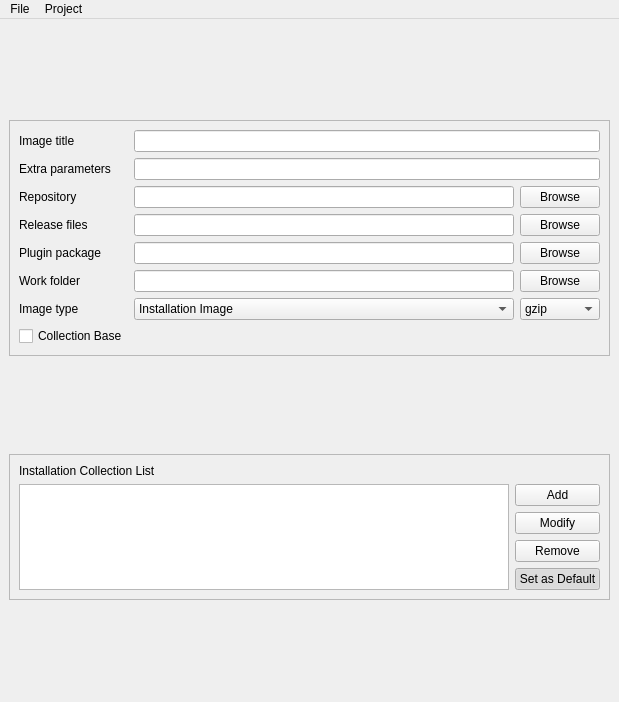
<?xml version="1.0" encoding="UTF-8"?>
<ui version="4.0">
 <class>MainWindow</class>
 <widget class="QMainWindow" name="MainWindow">
  <property name="geometry">
   <rect>
    <x>0</x>
    <y>0</y>
    <width>619</width>
    <height>702</height>
   </rect>
  </property>
  <property name="windowTitle">
   <string>Pardusman</string>
  </property>
  <property name="windowIcon">
   <iconset resource="raw.qrc">
    <normaloff>:/raw/pics/pardusman.png</normaloff>:/raw/pics/pardusman.png</iconset>
  </property>
  <widget class="QWidget" name="centralwidget">
   <layout class="QGridLayout" name="gridLayout_5">
    <item row="0" column="0">
     <widget class="QFrame" name="frame">
      <property name="sizePolicy">
       <sizepolicy hsizetype="Preferred" vsizetype="Fixed">
        <horstretch>0</horstretch>
        <verstretch>0</verstretch>
       </sizepolicy>
      </property>
      <property name="frameShape">
       <enum>QFrame::StyledPanel</enum>
      </property>
      <property name="frameShadow">
       <enum>QFrame::Raised</enum>
      </property>
      <layout class="QGridLayout" name="gridLayout_2">
       <item row="0" column="0">
        <layout class="QGridLayout" name="gridLayout">
         <item row="0" column="0">
          <widget class="QLabel" name="label">
           <property name="text">
            <string>Image title</string>
           </property>
          </widget>
         </item>
         <item row="0" column="2" colspan="2">
          <widget class="QLineEdit" name="lineTitle">
           <property name="toolTip">
            <string>The title of the Pardus image</string>
           </property>
          </widget>
         </item>
         <item row="1" column="0">
          <widget class="QLabel" name="label_5">
           <property name="text">
            <string>Extra parameters</string>
           </property>
          </widget>
         </item>
         <item row="1" column="2" colspan="2">
          <widget class="QLineEdit" name="lineParameters">
           <property name="toolTip">
            <string>Extra parameters to pass to the kernel command line during boot.</string>
           </property>
          </widget>
         </item>
         <item row="2" column="0">
          <widget class="QLabel" name="label_3">
           <property name="text">
            <string>Repository</string>
           </property>
          </widget>
         </item>
         <item row="2" column="2">
          <widget class="QLineEdit" name="lineRepository">
           <property name="toolTip">
            <string>Local or remote URL of the repository index from which the image will be created</string>
           </property>
          </widget>
         </item>
         <item row="2" column="3">
          <widget class="QPushButton" name="pushBrowseRepository">
           <property name="text">
            <string>Browse</string>
           </property>
          </widget>
         </item>
         <item row="3" column="0">
          <widget class="QLabel" name="label_4">
           <property name="text">
            <string>Release files</string>
           </property>
          </widget>
         </item>
         <item row="3" column="2">
          <widget class="QLineEdit" name="lineReleaseFiles">
           <property name="toolTip">
            <string>Path to the local directory which contains metadata about the image like the release notes, etc.</string>
           </property>
          </widget>
         </item>
         <item row="3" column="3">
          <widget class="QPushButton" name="pushBrowseReleaseFiles">
           <property name="text">
            <string>Browse</string>
           </property>
          </widget>
         </item>
         <item row="4" column="0">
          <widget class="QLabel" name="label_6">
           <property name="text">
            <string>Plugin package</string>
           </property>
          </widget>
         </item>
         <item row="4" column="2">
          <widget class="QLineEdit" name="linePluginPackage"/>
         </item>
         <item row="4" column="3">
          <widget class="QPushButton" name="pushBrowsePluginPackage">
           <property name="text">
            <string>Browse</string>
           </property>
          </widget>
         </item>
         <item row="5" column="0">
          <widget class="QLabel" name="label_2">
           <property name="text">
            <string>Work folder</string>
           </property>
          </widget>
         </item>
         <item row="5" column="2">
          <widget class="QLineEdit" name="lineWorkFolder">
           <property name="toolTip">
            <string>Path to the directory where Pardusman will work and create the related files and directories</string>
           </property>
          </widget>
         </item>
         <item row="5" column="3">
          <widget class="QPushButton" name="pushBrowseWorkFolder">
           <property name="text">
            <string>Browse</string>
           </property>
          </widget>
         </item>
         <item row="6" column="0">
          <widget class="QLabel" name="label_7">
           <property name="text">
            <string>Image type</string>
           </property>
          </widget>
         </item>
         <item row="6" column="2">
          <widget class="QComboBox" name="comboType">
           <item>
            <property name="text">
             <string>Installation Image</string>
            </property>
           </item>
           <item>
            <property name="text">
             <string>Live Image</string>
            </property>
           </item>
          </widget>
         </item>
         <item row="6" column="3">
          <widget class="QComboBox" name="comboCompression">
           <item>
            <property name="text">
             <string>gzip</string>
            </property>
           </item>
           <item>
            <property name="text">
             <string>lzma</string>
            </property>
           </item>
           <item>
            <property name="text">
             <string>lzo</string>
            </property>
           </item>
          </widget>
         </item>
         <item row="7" column="0">
          <widget class="QCheckBox" name="checkCollection">
           <property name="text">
            <string>Collection Base</string>
           </property>
          </widget>
         </item>
        </layout>
       </item>
      </layout>
     </widget>
    </item>
    <item row="1" column="0">
     <widget class="QFrame" name="collectionFrame">
      <property name="sizePolicy">
       <sizepolicy hsizetype="Preferred" vsizetype="Fixed">
        <horstretch>0</horstretch>
        <verstretch>0</verstretch>
       </sizepolicy>
      </property>
      <property name="frameShape">
       <enum>QFrame::StyledPanel</enum>
      </property>
      <property name="frameShadow">
       <enum>QFrame::Raised</enum>
      </property>
      <layout class="QGridLayout" name="gridLayout_4">
       <item row="0" column="0">
        <layout class="QGridLayout" name="gridLayout_3">
         <item row="1" column="0" rowspan="4">
          <widget class="QListWidget" name="listPackageCollection"/>
         </item>
         <item row="2" column="1">
          <widget class="QPushButton" name="pushModifyCollection">
           <property name="text">
            <string>Modify</string>
           </property>
          </widget>
         </item>
         <item row="0" column="0">
          <widget class="QLabel" name="label_9">
           <property name="text">
            <string>Installation Collection List</string>
           </property>
          </widget>
         </item>
         <item row="4" column="1">
          <widget class="QPushButton" name="pushSetDefaultCollection">
           <property name="enabled">
            <bool>true</bool>
           </property>
           <property name="text">
            <string>Set as Default</string>
           </property>
           <property name="checkable">
            <bool>true</bool>
           </property>
           <property name="checked">
            <bool>true</bool>
           </property>
          </widget>
         </item>
         <item row="1" column="1">
          <widget class="QPushButton" name="pushAddCollection">
           <property name="text">
            <string>Add</string>
           </property>
          </widget>
         </item>
         <item row="3" column="1">
          <widget class="QPushButton" name="pushRemoveCollection">
           <property name="text">
            <string>Remove</string>
           </property>
          </widget>
         </item>
        </layout>
       </item>
      </layout>
      <zorder></zorder>
     </widget>
    </item>
    <item row="2" column="0">
     <layout class="QVBoxLayout" name="terminalLayout"/>
    </item>
   </layout>
  </widget>
  <widget class="QMenuBar" name="menubar">
   <property name="geometry">
    <rect>
     <x>0</x>
     <y>0</y>
     <width>619</width>
     <height>21</height>
    </rect>
   </property>
   <widget class="QMenu" name="menuFile">
    <property name="title">
     <string>File</string>
    </property>
    <addaction name="actionNew"/>
    <addaction name="actionOpen"/>
    <addaction name="separator"/>
    <addaction name="actionSave"/>
    <addaction name="actionSaveAs"/>
    <addaction name="separator"/>
    <addaction name="actionExit"/>
   </widget>
   <widget class="QMenu" name="menuProject">
    <property name="title">
     <string>Project</string>
    </property>
    <addaction name="actionUpdateRepo"/>
    <addaction name="separator"/>
    <addaction name="actionPackages"/>
    <addaction name="actionInstallationImagePackages"/>
    <addaction name="actionLanguages"/>
    <addaction name="separator"/>
    <addaction name="actionMakeImage"/>
   </widget>
   <addaction name="menuFile"/>
   <addaction name="menuProject"/>
  </widget>
  <action name="actionNew">
   <property name="icon">
    <iconset resource="raw.qrc">
     <normaloff>:/raw/pics/document-new.png</normaloff>:/raw/pics/document-new.png</iconset>
   </property>
   <property name="text">
    <string>New</string>
   </property>
  </action>
  <action name="actionOpen">
   <property name="icon">
    <iconset resource="raw.qrc">
     <normaloff>:/raw/pics/document-open.png</normaloff>:/raw/pics/document-open.png</iconset>
   </property>
   <property name="text">
    <string>Open...</string>
   </property>
  </action>
  <action name="actionSave">
   <property name="icon">
    <iconset resource="raw.qrc">
     <normaloff>:/raw/pics/document-save.png</normaloff>:/raw/pics/document-save.png</iconset>
   </property>
   <property name="text">
    <string>Save</string>
   </property>
  </action>
  <action name="actionSaveAs">
   <property name="icon">
    <iconset resource="raw.qrc">
     <normaloff>:/raw/pics/document-save-as.png</normaloff>:/raw/pics/document-save-as.png</iconset>
   </property>
   <property name="text">
    <string>Save As...</string>
   </property>
  </action>
  <action name="actionExit">
   <property name="icon">
    <iconset resource="raw.qrc">
     <normaloff>:/raw/pics/application-exit.png</normaloff>:/raw/pics/application-exit.png</iconset>
   </property>
   <property name="text">
    <string>Exit</string>
   </property>
  </action>
  <action name="actionUpdateRepo">
   <property name="icon">
    <iconset resource="raw.qrc">
     <normaloff>:/raw/pics/view-refresh.png</normaloff>:/raw/pics/view-refresh.png</iconset>
   </property>
   <property name="text">
    <string>Update Repo</string>
   </property>
  </action>
  <action name="actionPackages">
   <property name="icon">
    <iconset resource="raw.qrc">
     <normaloff>:/raw/pics/applications-other.png</normaloff>:/raw/pics/applications-other.png</iconset>
   </property>
   <property name="text">
    <string>Packages...</string>
   </property>
  </action>
  <action name="actionInstallationImagePackages">
   <property name="icon">
    <iconset resource="raw.qrc">
     <normaloff>:/raw/pics/applications-other.png</normaloff>:/raw/pics/applications-other.png</iconset>
   </property>
   <property name="text">
    <string>Installation Image Packages...</string>
   </property>
  </action>
  <action name="actionLanguages">
   <property name="icon">
    <iconset resource="raw.qrc">
     <normaloff>:/raw/pics/applications-education-language.png</normaloff>:/raw/pics/applications-education-language.png</iconset>
   </property>
   <property name="text">
    <string>Languages...</string>
   </property>
  </action>
  <action name="actionMakeImage">
   <property name="icon">
    <iconset resource="raw.qrc">
     <normaloff>:/raw/pics/media-optical.png</normaloff>:/raw/pics/media-optical.png</iconset>
   </property>
   <property name="text">
    <string>Make Image</string>
   </property>
  </action>
 </widget>
 <tabstops>
  <tabstop>lineTitle</tabstop>
  <tabstop>lineParameters</tabstop>
  <tabstop>lineRepository</tabstop>
  <tabstop>lineReleaseFiles</tabstop>
  <tabstop>linePluginPackage</tabstop>
  <tabstop>lineWorkFolder</tabstop>
  <tabstop>comboType</tabstop>
  <tabstop>pushBrowseRepository</tabstop>
  <tabstop>pushBrowseReleaseFiles</tabstop>
  <tabstop>pushBrowsePluginPackage</tabstop>
  <tabstop>pushBrowseWorkFolder</tabstop>
  <tabstop>comboCompression</tabstop>
  <tabstop>listPackageCollection</tabstop>
  <tabstop>pushAddCollection</tabstop>
  <tabstop>pushModifyCollection</tabstop>
  <tabstop>pushRemoveCollection</tabstop>
  <tabstop>pushSetDefaultCollection</tabstop>
 </tabstops>
 <resources>
  <include location="raw.qrc"/>
 </resources>
 <connections/>
</ui>
